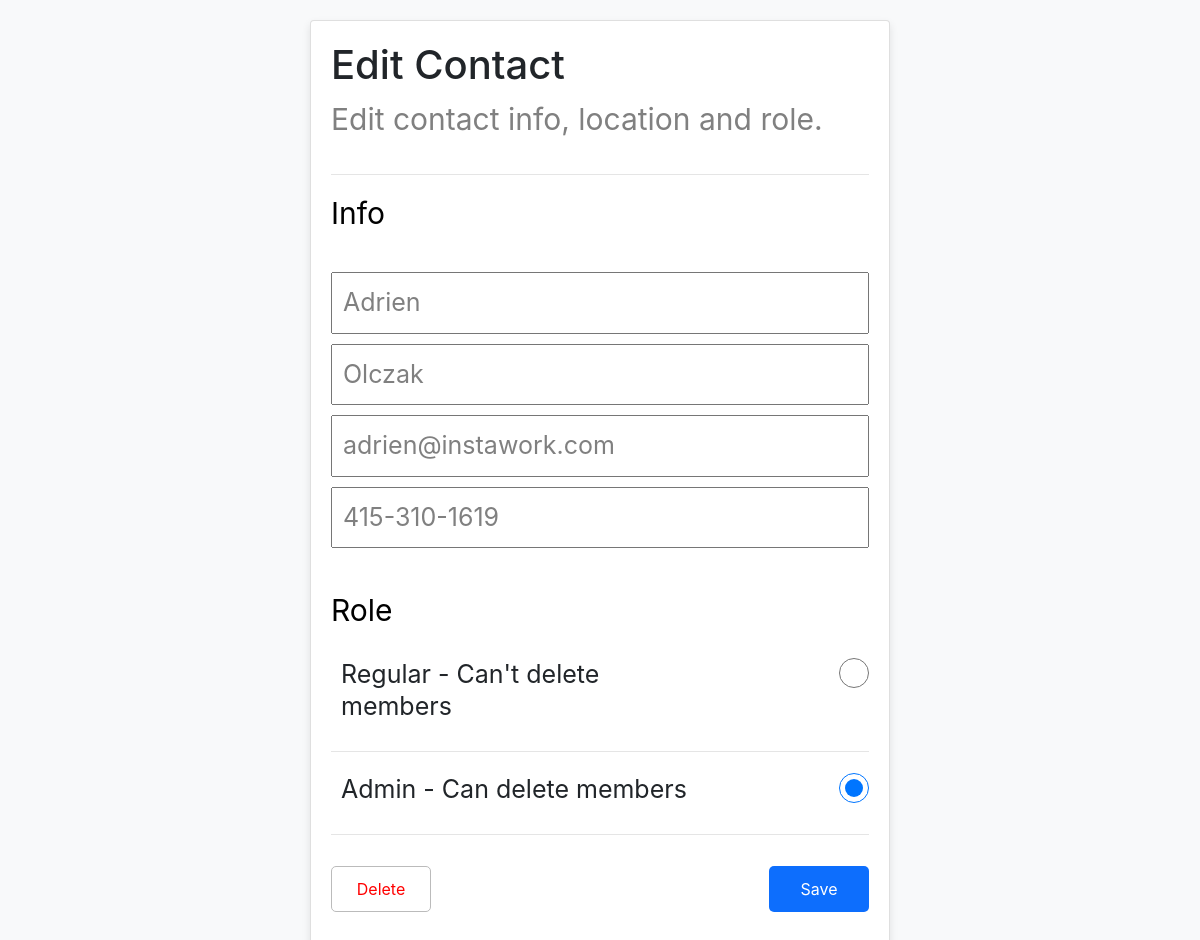
The page /listpage/20 on the database its author committed.
### main/models.py (models this page shows, shortened)
class List(models.Model):
    fname = models.CharField(max_length=100)
    lname = models.CharField(max_length=100)
    phone = models.CharField(max_length=100)
    email = models.CharField(max_length=100)
    role = models.CharField(max_length=100)

### main/views.py (the view)
# urls.py: path('listpage/<int:pk>', views.editContact, name='editContact'),
def editContact(request, pk):
    contact = List.objects.get(pk=pk)
    return render(request, 'main/editContact.html', {'contact': contact})

### main/templates/main/editContact.html (shortened to what this page needs)
{% load static %}
<html>
<head>
    <link rel="stylesheet" type="text/css" href="{% static 'css/editpage.css' %}">
    <link rel="stylesheet" href="https://cdn.jsdelivr.net/npm/bootstrap@4.1.3/dist/css/bootstrap.min.css">
</head>
<body class = "bg-light">
    <div class = "card">
        <h1>Edit Contact</h1>
        <p>Edit contact info, location and role.</p>
        <hr>
        <p class="subtitle"> Info </p>
        <form method="post" action="{% url 'update' pk=contact.pk %}">
            <input type="text" value="{{ contact.fname }}" name="newFname" />
            <input type="text" value="{{ contact.lname }}" name="newLname" />
            <input type="email" value="{{ contact.email }}" name="newEmail" />
            <input type="text" value="{{ contact.phone }}" name="newPhone" />
            <p class="subtitle role">Role</p>
            <div class = "role_field">
                <label>
                    <span>Regular - Can't delete members</span>
                    <input type="radio" name ="newRole" value="regular" {% if contact.role == 'regular' %} checked {% endif %}/>
                </label>
            </div>
            <hr>
            <div class = "role_field">
                <label>
                    <span>Admin - Can delete members</span>
                    <input type="radio" name ="newRole" value="admin" {% if contact.role == 'admin' %} checked {% endif %}/>
                </label>
            </div>
            <hr>
            <div class = "button_field">
                <button id = "delContact" type = "button" onclick = "deleteContact(newRole)">Delete</button>
                <input type="submit" value="Save"/>
            </div>
        </form>
    </div>
</body>
</html>

### main/static/css/editpage.css (style rules this page uses)
body { font-family: 'Arial', sans-serif; background-color: #f2f2f2; margin: 0; padding: 20px; }
.card { background-color: #fff; width: 50%; margin: 0 auto; padding: 20px; border-radius: 8px; box-shadow: 0 4px 8px rgba(0, 0, 0, 0.1); }
h1 { color: #333; font-size: 50px; }
p { font-size: 30px; color: grey; }
form { margin-top: 20px; }
input[type="text"], input[type="email"] { margin-bottom: 10px; padding: 10px; width: 100%; box-sizing: border-box; font-size: 25px; color: grey; }
.subtitle { font-size: 30px; color: black; }
.subtitle.role { margin-top: 30px; margin-bottom: 20px; }
label { font-size: 25px; line-height: 2rem; padding: 0.2em 0.4em; }
.role_field label { display: inline-block; position: relative; width: 90%; }
.role_field span { display: inline-block; width: 80%; cursor: pointer; }
.role_field input[type="radio"] { margin-left: 5%; display: inline-block; position: absolute; top: auto; left: 100%; width: 1.2em; height: 1.2em; padding: 6px; background-clip: content-box; border: 2px solid #bbbbbb; background-color: #e6e7e7; border-radius: 50%; cursor: pointer; }
.button_field { display: flex; flex-direction: row; justify-content: space-between; }
input[type="submit"],button#delContact { background-color: #0d6efd; color: #fff; border: none; padding: 10px 20px; text-align: center; text-decoration: none; font-size: 16px; margin: 15px 0; cursor: pointer; border-radius: 5px; width: 100px; }
button#delContact { background-color: white; color: red; border: #bbbbbb 1px solid; padding: 10px 20px; border-radius: 5px; font-size: 16px; }

### rows shown on the page
List: newFname "Adrien", newLname "Olczak", newEmail "adrien@instawork.com", newPhone "415-310-1619", role "☐ Regular - Can't delete members", role "☑ Admin - Can delete members"
